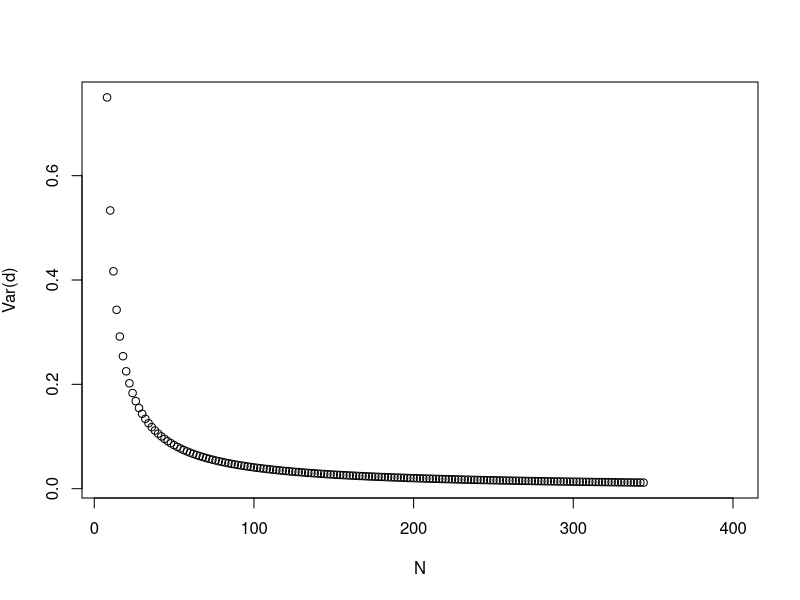
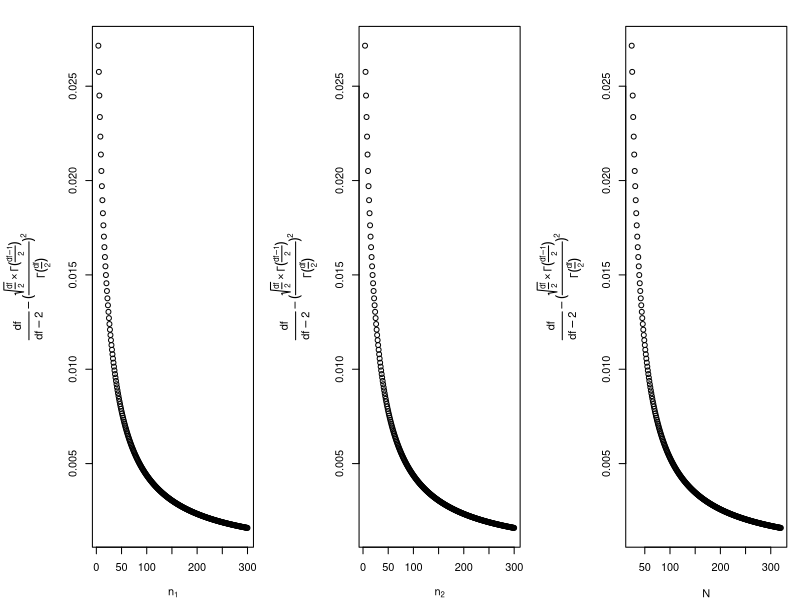
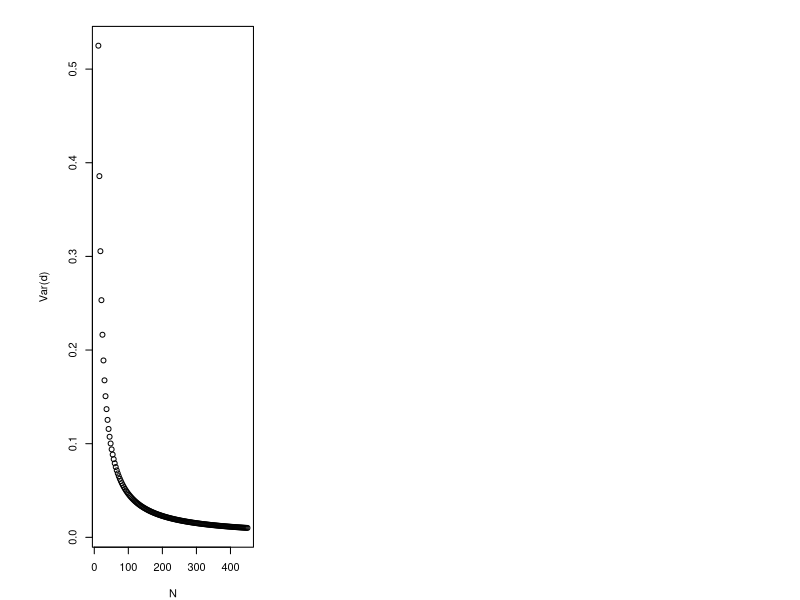
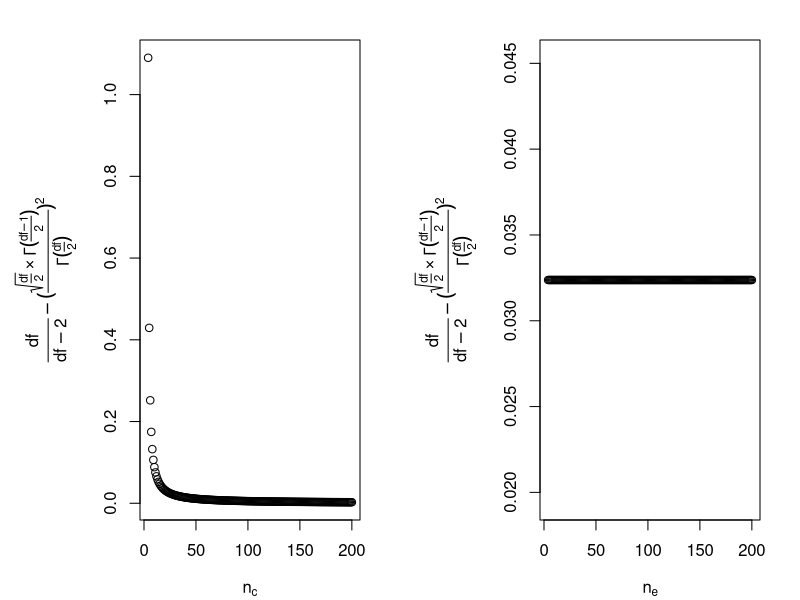
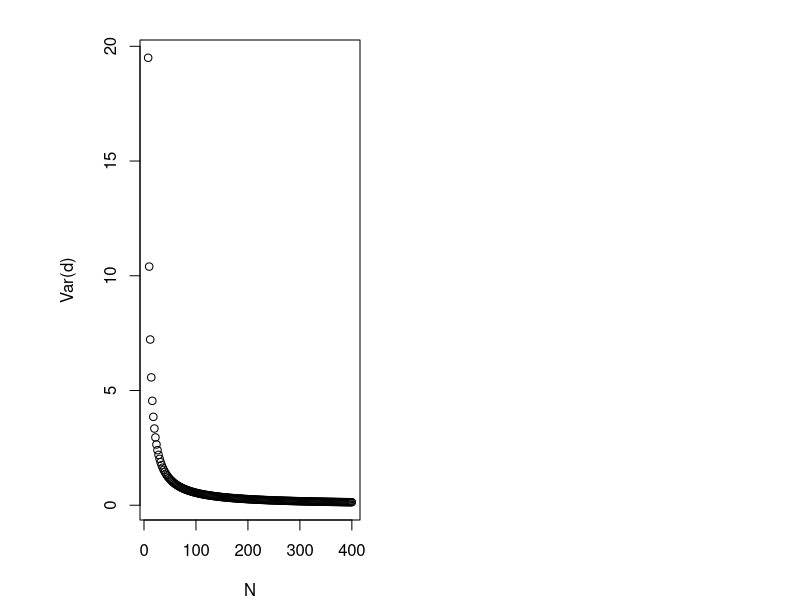
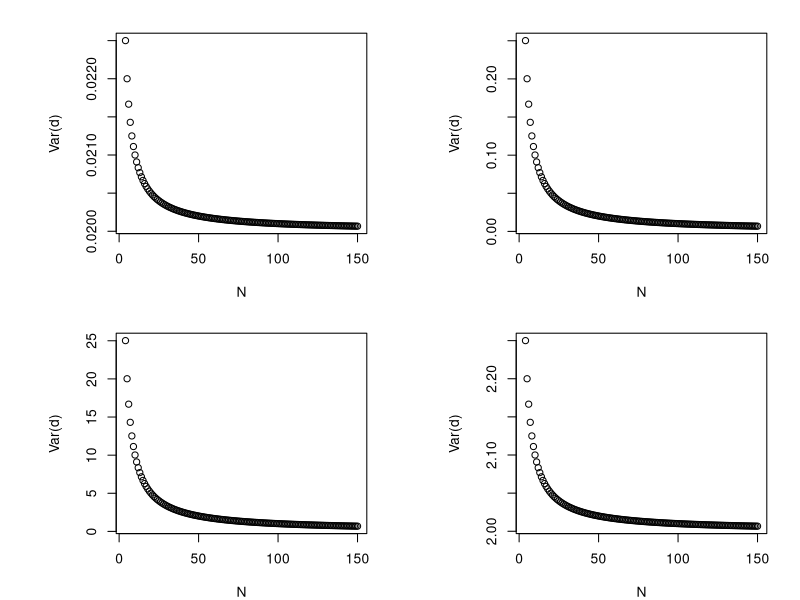
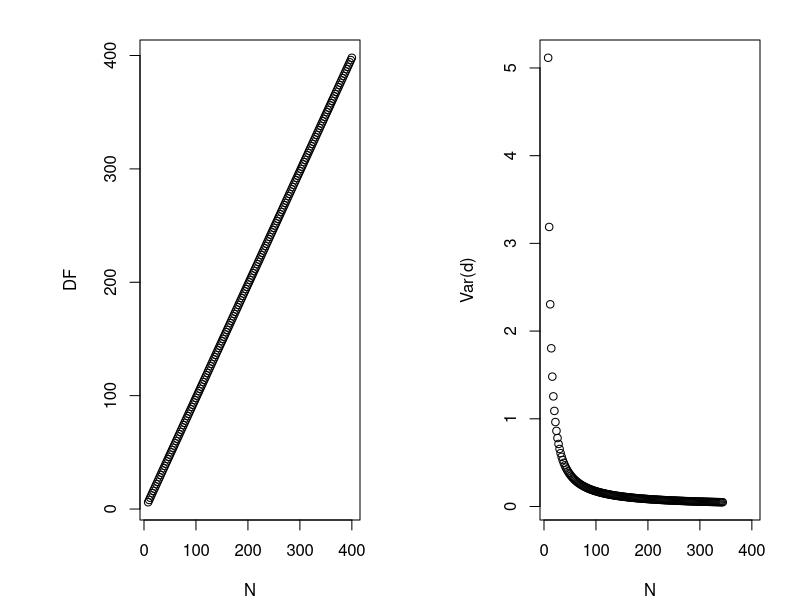
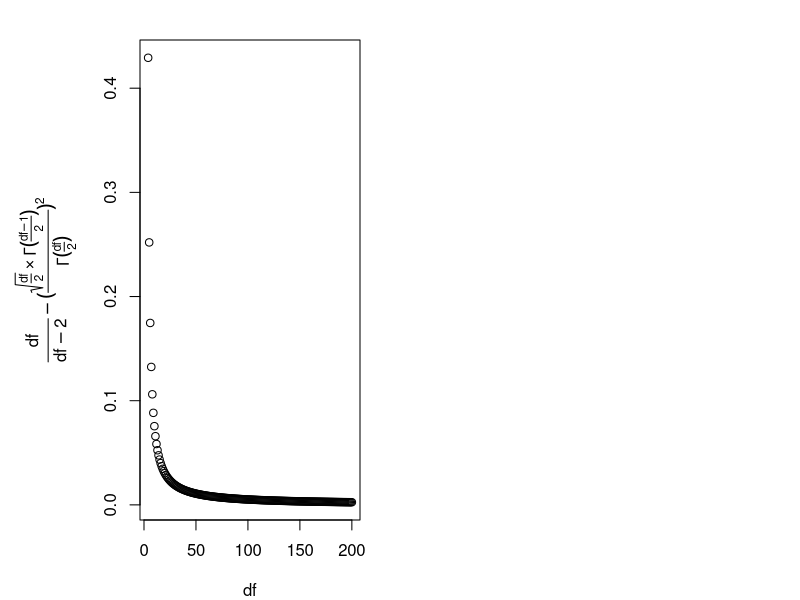

Source code (R) for these figures, in order:
## ---- chunk 1
Nsize=NULL
VAR=NULL

for (i in 4:200){
  delta_cohen = 0
  n1=i
  n2=i
  N = n1+n2
  df=N-2
  Nsize=c(Nsize,N)
  variance <-(N*df)/(n1*n2*(df-2)) + delta_cohen^2*(df/(df-2)-(sqrt(df/2)*gamma((df-1)/2)/gamma(df/2))^2)
  VAR=c(VAR,variance) 
}

## ---- chunk 2
plot(Nsize,VAR,xlab="N",ylab=expression(paste("Var(",d,")")))
## ---- chunk 3
nratio=NULL
VAR1=NULL
VAR2=NULL
VAR=NULL

for (i in 1:199){
  delta_cohen=5
  N <- 200
  n1 <- i
  n2 <- N-n1
  df <- N-2
  
  nratio <- c(nratio,n2/n1)
  variance1 <-(N*df)/(n1*n2*(df-2))
  variance2 <-delta_cohen^2*(df/(df-2)-(sqrt(df/2)*gamma((df-1)/2)/gamma(df/2))^2)
  variance <- (N*df)/(n1*n2*(df-2))+delta_cohen^2*(df/(df-2)-(sqrt(df/2)*gamma((df-1)/2)/gamma(df/2))^2)
  VAR1=c(VAR1,variance1) 
  VAR2=c(VAR2,variance2) 
  VAR = c(VAR,variance)

}

#Remarque: le deuxième terme de l'addition, dans le calcul de la variance, ne dépend pas du tout du nratio.Donc peu importe que delta_cohen = 0 ou autre chose, ça ne modifiera en rien l'impact du nratio.
## ---- chunk 4
N1=NULL
VAR1=NULL

for (i in 4:300){
  n1=i
  n2=20
  N = n1+n2
  df=N-2
  N1 <- c(N1,n1)
  variance <-(df/(df-2)-(sqrt(df/2)*gamma((df-1)/2)/gamma(df/2))^2) 
  VAR1=c(VAR1,variance) 
}

N2=NULL
VAR2=NULL

for (i in 4:300){
  n1=20
  n2=i
  N = n1+n2
  df=N-2
  N2 <- c(N2,n2)
  variance <- (df/(df-2)-(sqrt(df/2)*gamma((df-1)/2)/gamma(df/2))^2) 
  VAR2=c(VAR2,variance) 
}

Ntot=NULL
VAR=NULL

for (i in 4:300){
  n1=20
  n2=i
  N = n1+n2
  df=N-2
  Ntot <- c(Ntot,N)
  variance <- (df/(df-2)-(sqrt(df/2)*gamma((df-1)/2)/gamma(df/2))^2) 
  VAR=c(VAR,variance) 
}

## ---- chunk 5
par(mar=c(4,7,2,1),mfrow=c(1,3))
plot(N1,VAR1,xlab=expression(n[1]),ylab=expression(frac(df, df-2)- (frac(sqrt(frac(df,2)) %*% Gamma(frac(df-1,2)),Gamma(frac(df,2))))^2))
plot(N2,VAR2,xlab=expression(n[2]),ylab=expression(frac(df, df-2)- (frac(sqrt(frac(df,2)) %*% Gamma(frac(df-1,2)),Gamma(frac(df,2))))^2))
plot(Ntot,VAR,xlab="N",ylab=expression(frac(df, df-2)- (frac(sqrt(frac(df,2)) %*% Gamma(frac(df-1,2)),Gamma(frac(df,2))))^2))
## ---- chunk 6
Nsize=NULL
VAR=NULL

for (i in 4:150){
  delta_glass = 0
  sde=2
  sdc=2
  nc=2*i
  ne=i
  N = nc+ne
  df=nc-1
  Nsize <- c(Nsize,N)
  variance <-df/(df-2)*(1/nc+sde^2/(ne*sdc^2)) + delta_glass^2*(df/(df-2)-(sqrt(df/2)*gamma((df-1)/2)/gamma(df/2))^2)
  VAR=c(VAR,variance) 
}
## ---- chunk 7
plot(Nsize,VAR,xlab="N",ylab=expression(paste("Var(",d,")")))
## ---- chunk 8
nratio=NULL
VAR=NULL

for (i in 4:299){
  delta_glass=0
  sde=2
  sdc=2

  N <- 300
  nc <- i
  ne <- N-nc
  df <- nc-1

  nratio <- c(nratio,nc/ne)
  variance <-df/(df-2)*(1/nc+sde^2/(ne*sdc^2)) + delta_glass^2*(df/(df-2)-(sqrt(df/2)*gamma((df-1)/2)/gamma(df/2))^2)
  VAR=c(VAR,variance) 
}
## ---- chunk 9
Nc=NULL
VAR1=NULL

for (i in 4:200){
  delta_glass = 0
  sde=2
  sdc=2
  nc=i
  ne=20
  N = nc+ne
  df=nc-1
  Nc <- c(Nc,nc)
  variance <-(df/(df-2)-(sqrt(df/2)*gamma((df-1)/2)/gamma(df/2))^2) #df/(df-2)*(1/nc+sde^2/(ne*sdc^2)) + delta_glass^2*
  VAR1=c(VAR1,variance) 
}

Ne=NULL
VAR2=NULL

for (i in 4:200){
  delta_glass = 0
  sde=2
  sdc=2
  nc=20
  ne=i
  N = nc+ne
  df=nc-1
  Ne <- c(Ne,ne)
  variance <- (df/(df-2)-(sqrt(df/2)*gamma((df-1)/2)/gamma(df/2))^2) #df/(df-2)*(1/nc+sde^2/(ne*sdc^2)) + delta_glass^2*
  VAR2=c(VAR2,variance) 
}
## ---- chunk 10
par(mfrow=c(2,1),mar=c(4,7,2,2),mfrow=c(1,2))
plot(Nc,VAR1,xlab=expression(n[c]),ylab=expression(frac(df, df-2)- (frac(sqrt(frac(df,2)) %*% Gamma(frac(df-1,2)),Gamma(frac(df,2))))^2))
plot(Ne,VAR2,xlab=expression(n[e]),ylab=expression(frac(df, df-2)- (frac(sqrt(frac(df,2)) %*% Gamma(frac(df-1,2)),Gamma(frac(df,2))))^2))

## ---- chunk 11
nratio=NULL
VAR=NULL
delta_glass1=4

for (i in 4:99){
  
  sde=2
  sdc=2

  N <- 100
  nc <- i
  ne <- N-nc
  df <- nc-1

  nratio <- c(nratio,nc/ne)
  variance <-df/(df-2)*(1/nc+sde^2/(ne*sdc^2)) + delta_glass1^2*(df/(df-2)-(sqrt(df/2)*gamma((df-1)/2)/gamma(df/2))^2)
  VAR=c(VAR,variance) 
}

nratio2=NULL
VAR2=NULL
delta_glass2=7

for (i in 4:99){
  
  sde=2
  sdc=2

  N <- 100
  nc <- i
  ne <- N-nc
  df <- nc-1

  nratio2 <- c(nratio2,nc/ne)
  variance <-df/(df-2)*(1/nc+sde^2/(ne*sdc^2)) + delta_glass2^2*(df/(df-2)-(sqrt(df/2)*gamma((df-1)/2)/gamma(df/2))^2)
  VAR2=c(VAR2,variance) 
}

## ---- chunk 12
Nsize=NULL
VAR=NULL

for (i in 4:200){
  delta_glass = 0
  sde=10
  sdc=2
  nc=i
  ne=i
  N = nc+ne
  df=nc-1
  Nsize <- c(Nsize,N)
  variance <-df/(df-2)*(1/nc+sde^2/(ne*sdc^2)) + delta_glass^2*(df/(df-2)-(sqrt(df/2)*gamma((df-1)/2)/gamma(df/2))^2)
  VAR=c(VAR,variance) 
}
## ---- chunk 13
plot(Nsize,VAR,xlab="N",ylab=expression(paste("Var(",d,")")))
## ---- chunk 14
SDratio <- NULL
VAR <- NULL

for (i in 1:100){
  
  delta_glass <- 0
  ne=10
  nc=10
  N <- ne+nc
  sde <- 10
  sdc <- i
  df <- nc-1
  
  SDratio <- c(SDratio,sdc/sde)
  variance <-df/(df-2)*(1/nc+sde^2/(ne*sdc^2)) + delta_glass^2*(df/(df-2)-(sqrt(df/2)*gamma((df-1)/2)/gamma(df/2))^2)
  VAR=c(VAR,variance) 
}
## ---- chunk 15

VAR1=NULL
Ne1 = NULL
for (i in 4:150){
  delta_glass = 0
  sde=1
  sdc=10
  nc=50
  ne=i
  Ne1=c(Ne1,ne)
  df=nc-1
  variance <-(1/nc+sde^2/(ne*sdc^2)) + delta_glass^2*(df/(df-2)-(sqrt(df/2)*gamma((df-1)/2)/gamma(df/2))^2) #df/(df-2)
  VAR1=c(VAR1,variance) 
}

#------------------------------

VAR2=NULL
Nc2 = NULL
for (i in 4:150){
  delta_glass = 0
  sde=1
  sdc=10
  nc=i
  ne=50
  Nc2=c(Nc2,nc)
  df=nc-1
  variance <-(1/nc+sde^2/(ne*sdc^2)) + delta_glass^2*(df/(df-2)-(sqrt(df/2)*gamma((df-1)/2)/gamma(df/2))^2) #df/(df-2)
  VAR2=c(VAR2,variance) 
}

#------------------------------

VAR3=NULL
Ne3 = NULL
for (i in 4:150){
  delta_glass = 0
  sde=10
  sdc=1
  nc=50
  ne=i
  Ne3=c(Ne3,ne)
  df=nc-1
  variance <-(1/nc+sde^2/(ne*sdc^2)) + delta_glass^2*(df/(df-2)-(sqrt(df/2)*gamma((df-1)/2)/gamma(df/2))^2) #df/(df-2)
  VAR3=c(VAR3,variance) 
}

#------------------------------

VAR4=NULL
Nc4 = NULL
for (i in 4:150){
  delta_glass = 0
  sde=10
  sdc=1
  nc=i
  ne=50
  Nc4=c(Nc4,nc)
  df=nc-1
  variance <-(1/nc+sde^2/(ne*sdc^2)) + delta_glass^2*(df/(df-2)-(sqrt(df/2)*gamma((df-1)/2)/gamma(df/2))^2) #df/(df-2)
  VAR4=c(VAR4,variance) 
}

## ---- chunk 16
par(mfrow=c(2,2))

plot(Ne1,VAR1,xlab="N",ylab=expression(paste("Var(",d,")")))

plot(Nc2,VAR2,xlab="N",ylab=expression(paste("Var(",d,")")))

plot(Ne3,VAR3,xlab="N",ylab=expression(paste("Var(",d,")")))

plot(Nc4,VAR4,xlab="N",ylab=expression(paste("Var(",d,")")))
## ---- chunk 17
SDratio <- NULL
VAR <- NULL

for (i in 1:100){
  
  delta_glass <- 0
  ne=10
  nc=100
  N <- ne+nc
  sde <- 10
  sdc <- i
  df <- nc-1
  
  SDratio <- c(SDratio,sdc/sde)
  variance <-df/(df-2)*(1/nc+sde^2/(ne*sdc^2)) + delta_glass^2*(df/(df-2)-(sqrt(df/2)*gamma((df-1)/2)/gamma(df/2))^2)
  VAR=c(VAR,variance) 
}
## ---- chunk 18
var <- NULL
nratio <- NULL
DF <- NULL

for (i in 10:190){
  delta_cohendprime=0
  N <- 200
  n1 <- i
  n2 <- N-n1
  sd1 <- 3
  sd2 <- 3

  nratio <- c(nratio,n2/n1)
  df <- ((n1-1)*(n2-1)*(sd1^2+sd2^2)^2)/((n2-1)*sd1^4+(n1-1)*sd2^4)
  DF <- c(DF,df)
  variance <- df/(df-2)*((2*(sd1^2/n1+sd2^2/n2))/(sd1^2+sd2^2))+delta_cohendprime^2*(df/(df-2)-(sqrt(df/2)*gamma((df-1)/2)/gamma(df/2))^2)
  var <- c(var,variance)   
}
## ---- chunk 19
Nsize=NULL
var=NULL
DF=NULL

sd1=2
sd2=2

for (i in 4:200){
  delta_cohendprime=5
  n1=i
  n2=i
  N = n1+n2
  Nsize=c(Nsize,N)
  df <- ((n1-1)*(n2-1)*(sd1^2+sd2^2)^2)/((n2-1)*sd1^4+(n1-1)*sd2^4)
  DF <- c(DF,df)
  variance <- df/(df-2)*((2*(sd1^2/n1+sd2^2/n2))/(sd1^2+sd2^2))+delta_cohendprime^2*(df/(df-2)-(sqrt(df/2)*gamma((df-1)/2)/gamma(df/2))^2)
  var <- c(var,variance)   
}
## ---- chunk 20
par(mfrow=c(1,2))
plot(Nsize,DF,xlab="N")
plot(Nsize,var,xlab="N",ylab=expression(paste("Var(",d,")")))
## ---- chunk 21
DF=NULL
MODER=NULL

for (i in 4:200){
  df=i
  DF=c(DF,df)
  moder <-(df/(df-2)-(sqrt(df/2)*gamma((df-1)/2)/gamma(df/2))^2)
  MODER=c(MODER,moder) 
}
## ---- chunk 22
par(mar=c(4,7,2,2))
plot(DF,MODER,xlab="df",ylab=expression(frac(df, df-2)- (frac(sqrt(frac(df,2)) %*% Gamma(frac(df-1,2)),Gamma(frac(df,2))))^2))
## ---- chunk 23
var <- NULL
SDratio <- NULL
DF <- NULL

for (i in 1:100){
  
  delta_cohendprime=0
  n1=100
  n2=100
  N <- n1+n2
  sd2 <- 10
  sd1 <- i
  
  SDratio <- c(SDratio,sd2/sd1)
  df <- ((n1-1)*(n2-1)*(sd1^2+sd2^2)^2)/((n2-1)*sd1^4+(n1-1)*sd2^4)
  DF <- c(DF,df)

  variance <- df/(df-2)*((2*(sd1^2/n1+sd2^2/n2))/(sd1^2+sd2^2))+delta_cohendprime^2*(df/(df-2)-(sqrt(df/2)*gamma((df-1)/2)/gamma(df/2))^2)
  var <- c(var,variance)   

}
## ---- chunk 24
Nsize=NULL
var=NULL
DF=NULL

sd1=10
sd2=2

for (i in 4:200){
  n1=i
  n2=i
  N = n1+n2
  Nsize=c(Nsize,N)
  delta_cohendprime=0
  df <- ((n1-1)*(n2-1)*(sd1^2+sd2^2)^2)/((n2-1)*sd1^4+(n1-1)*sd2^4)
  DF <- c(DF,df)
  variance <- df/(df-2)*((2*(sd1^2/n1+sd2^2/n2))/(sd1^2+sd2^2))+delta_cohendprime^2*(df/(df-2)-(sqrt(df/2)*gamma((df-1)/2)/gamma(df/2))^2)
  var <- c(var,variance)   
}
## ---- chunk 25
par(mfrow=c(1,2))
plot(Nsize,DF,xlab="N")
plot(Nsize,var,xlab="N",ylab=expression(paste("Var(",d,")")))
## ---- chunk 26
var <- NULL
SD1 <- NULL
DF <- NULL

for (i in 1:100){
  n1=100
  n2=100
  N <- n1+n2
  sdratio = 1/2
  sd1 <- i
  sd2 <- sdratio*i
  delta_cohendprime=0
  SD1 <- c(SD1,sd1)
  df <- ((n1-1)*(n2-1)*(sd1^2+sd2^2)^2)/((n2-1)*sd1^4+(n1-1)*sd2^4)
  DF <- c(DF,df)
  variance <- df/(df-2)*((2*(sd1^2/n1+sd2^2/n2))/(sd1^2+sd2^2))+delta_cohendprime^2*(df/(df-2)-(sqrt(df/2)*gamma((df-1)/2)/gamma(df/2))^2)
  var <- c(var,variance)   
}
## ---- chunk 27
par(mfrow=c(1,2))
plot(SD1,DF,xlab=expression(sigma[1]))
#SDratio[DF==max(DF)]
plot(SD1,var,xlab=expression(sigma[1]),ylab=expression(paste("Var(",d,")")))
#SDratio[coeffmult==min(coeffmult)]
## ---- chunk 28
var <- NULL
Nsize <- NULL
DF <- NULL

for (i in 3:200){
  
  n1 <- i
  n2 <- 12*i
  N <- n1+n2
  sd1 <- 1.8
  sd2 <- 1
  Nsize <- c(Nsize,N)
  delta_cohendprime=0

  df <- ((n1-1)*(n2-1)*(sd1^2+sd2^2)^2)/((n2-1)*sd1^4+(n1-1)*sd2^4)
  DF <- c(DF,df)
  variance <- df/(df-2)*((2*(sd1^2/n1+sd2^2/n2))/(sd1^2+sd2^2))+delta_cohendprime^2*(df/(df-2)-(sqrt(df/2)*gamma((df-1)/2)/gamma(df/2))^2)
  var <- c(var,variance)   
}
## ---- chunk 29
par(mfrow=c(1,2))
plot(Nsize,DF,xlab="N")
plot(Nsize,var,xlab="N",ylab=expression(paste("Var(",d,")")))
## ---- chunk 30
var2 <- NULL
nratio2 <- NULL
DF2 <- NULL
DF_NUM2 <- NULL
DF_DENOM2 <- NULL

for (i in 10:190){
  
  delta_cohendprime <- 0
  N <- 200
  n1 <- i
  n2 <- N-n1
  sd2 <- 1
  sd1 <- sqrt(50-sd2^2) # so sqrt((sd1^2+sd2^2)/2)=5
  SDratio2=sd2/sd1
  nratio2 <- c(nratio2,n2/n1)
  df_num <- ((n1-1)*(n2-1)*(sd1^2+sd2^2)^2)
  df_denom <- ((n2-1)*sd1^4+(n1-1)*sd2^4)
  DF_NUM2 <- c(DF_NUM2, df_num)
  DF_DENOM2 <- c(DF_DENOM2, df_denom)
  df <- ((n1-1)*(n2-1)*(sd1^2+sd2^2)^2)/((n2-1)*sd1^4+(n1-1)*sd2^4)
  DF2 <- c(DF2,df)
  variance2 <- df/(df-2)*((2*(sd1^2/n1+sd2^2/n2))/(sd1^2+sd2^2))+delta_cohendprime^2*(df/(df-2)-(sqrt(df/2)*gamma((df-1)/2)/gamma(df/2))^2)
  var2 <- c(var2,variance2)   
}

var3 <- NULL
nratio3 <- NULL
DF3 <- NULL
DF_NUM3 <- NULL
DF_DENOM3 <- NULL

for (i in 10:190){

  delta_cohendprime <- 0  
  N <- 200
  n1 <- i
  n2 <- N-n1
  sd2 <- 2
  sd1 <- sqrt(50-sd2^2) # so sqrt((sd1^2+sd2^2)/2)=5
  SDratio3=sd2/sd1
  nratio3 <- c(nratio3,n2/n1)
  df_num <- ((n1-1)*(n2-1)*(sd1^2+sd2^2)^2)
  df_denom <- ((n2-1)*sd1^4+(n1-1)*sd2^4)
  DF_NUM3 <- c(DF_NUM3, df_num)
  DF_DENOM3 <- c(DF_DENOM3, df_denom)
  df <- ((n1-1)*(n2-1)*(sd1^2+sd2^2)^2)/((n2-1)*sd1^4+(n1-1)*sd2^4)
  DF3 <- c(DF3,df)
  variance3 <- df/(df-2)*((2*(sd1^2/n1+sd2^2/n2))/(sd1^2+sd2^2))+delta_cohendprime^2*(df/(df-2)-(sqrt(df/2)*gamma((df-1)/2)/gamma(df/2))^2)
  var3 <- c(var3,variance3)   
}

var4 <- NULL
nratio4 <- NULL
DF4 <- NULL
DF_NUM4 <- NULL
DF_DENOM4 <- NULL

for (i in 10:190){

  delta_cohendprime <- 0  
  N <- 200
  n1 <- i
  n2 <- N-n1
  sd2 <- 4
  sd1 <- sqrt(50-sd2^2) # so sqrt((sd1^2+sd2^2)/2)=5
  SDratio4=sd2/sd1
  nratio4 <- c(nratio4,n2/n1)
  df_num <- ((n1-1)*(n2-1)*(sd1^2+sd2^2)^2)
  df_denom <- ((n2-1)*sd1^4+(n1-1)*sd2^4)
  DF_NUM4 <- c(DF_NUM4, df_num)
  DF_DENOM4 <- c(DF_DENOM4, df_denom)
  df <- ((n1-1)*(n2-1)*(sd1^2+sd2^2)^2)/((n2-1)*sd1^4+(n1-1)*sd2^4)
  DF4 <- c(DF4,df)
  variance4 <- df/(df-2)*((2*(sd1^2/n1+sd2^2/n2))/(sd1^2+sd2^2))+delta_cohendprime^2*(df/(df-2)-(sqrt(df/2)*gamma((df-1)/2)/gamma(df/2))^2)
  var4 <- c(var4,variance4)   
}
## ---- chunk 31
var <- NULL
SD <- NULL
DF <- NULL

for (i in 2:200){
  
  n1 <- 23
  n2 <- 75
  N <- n1+n2
  sd1 <- i
  sd2 <- 8*i
  delta_cohendprime=0
    
  SD <- c(SD,sqrt((sd1^2+sd2^2)/2))
  df <- ((n1-1)*(n2-1)*(sd1^2+sd2^2)^2)/((n2-1)*sd1^4+(n1-1)*sd2^4)
  DF <- c(DF,df)
  variance <- df/(df-2)*((2*(sd1^2/n1+sd2^2/n2))/(sd1^2+sd2^2))+delta_cohendprime^2*(df/(df-2)-(sqrt(df/2)*gamma((df-1)/2)/gamma(df/2))^2)
  var <- c(var,variance)   
  }

## ---- chunk 32
par(mfrow=c(1,2))
plot(SD,DF,xlab=expression(sigma))
abline(v=0)
plot(SD,var,xlab=expression(sigma),ylab=expression(paste("Var(",d,")")))
abline(v=0)
## ---- chunk 33
var <- NULL
nratio <- NULL
DF <- NULL

for (i in 10:190){
  delta_shieh=0
  N <- 200
  n1 <- i 
  n2 <- N-n1
  sd1 <- 2
  sd2 <- 2
  nratio <- c(nratio,n2/n1)
  df <- (sd1^2/n1+sd2^2/n2)^2/((sd1^2/n1)^2/(n1-1)+(sd2^2/n2)^2/(n2-1))
  DF <- c(DF,df)
  variance <- df/((df-2)*N)+delta_shieh^2*(df/(df-2)-(sqrt(df/2)*gamma((df-1)/2)/gamma(df/2))^2)
  var <- c(var,variance)   
}
## ---- chunk 34
Nsize=NULL
var=NULL
DF=NULL

sd1=2
sd2=2

for (i in 4:200){
  delta_shieh=0
  n1=i
  n2=i
  N = n1+n2
  Nsize=c(Nsize,N)
  df <- (sd1^2/n1+sd2^2/n2)^2/((sd1^2/n1)^2/(n1-1)+(sd2^2/n2)^2/(n2-1))
  DF <- c(DF,df)
  variance <- df/((df-2)*N)+delta_shieh^2*(df/(df-2)-(sqrt(df/2)*gamma((df-1)/2)/gamma(df/2))^2)
  var <- c(var,variance)   
}
## ---- chunk 35
Nsize=NULL
var=NULL
DF=NULL

sd1=2
sd2=2

for (i in 50:100){
  delta_shieh=0
  n1=20
  n2=i
  N = n1+n2
  Nsize=c(Nsize,N)
  df <- (sd1^2/n1+sd2^2/n2)^2/((sd1^2/n1)^2/(n1-1)+(sd2^2/n2)^2/(n2-1))
  DF <- c(DF,df)
  variance <- df/((df-2)*N)+delta_shieh^2*(df/(df-2)-(sqrt(df/2)*gamma((df-1)/2)/gamma(df/2))^2)
  var <- c(var,variance)   
}

Nsize2=NULL
var2=NULL
DF2=NULL

sd1=2
sd2=2

for (i in 50:100){
  delta_shieh=12
  n1=i
  n2=20
  N = n1+n2
  Nsize2=c(Nsize2,N)
  df <- (sd1^2/n1+sd2^2/n2)^2/((sd1^2/n1)^2/(n1-1)+(sd2^2/n2)^2/(n2-1))
  DF2 <- c(DF2,df)
  variance <- df/((df-2)*N)+delta_shieh^2*(df/(df-2)-(sqrt(df/2)*gamma((df-1)/2)/gamma(df/2))^2)
  var2 <- c(var2,variance)   
}

## ---- chunk 36
par(mfrow=c(2,2))
plot(Nsize,DF,xlab="N")
plot(Nsize,var,ylab=expression(paste("Var(",d,")")),xlab="N")

plot(Nsize2,DF2,xlab="N",ylab="DF")
plot(Nsize2,var2,ylab=expression(paste("Var(",d,")")),xlab="N")

## ---- chunk 37
var <- NULL
SDratio <- NULL
DF <- NULL

for (i in 1:100){
  
  n1=100
  n2=100
  N <- n1+n2
  sd2 <- 10
  delta_shieh=0
  sd1 <- i
  
  SDratio <- c(SDratio,sd2/sd1)
  df <- (sd1^2/n1+sd2^2/n2)^2/((sd1^2/n1)^2/(n1-1)+(sd2^2/n2)^2/(n2-1))
  DF <- c(DF,df)
  variance <- df/((df-2)*N)+delta_shieh^2*(df/(df-2)-(sqrt(df/2)*gamma((df-1)/2)/gamma(df/2))^2)
  var <- c(var,variance)   
}
## ---- chunk 38
Nsize=NULL
var=NULL
DF=NULL

sd1=12
sd2=1.4786

for (i in 4:200){
  n1=i
  n2=i
  delta_shieh=0
  N = n1+n2
  Nsize=c(Nsize,N)
  df = (sd1^2/n1+sd2^2/n2)^2/((sd1^2/n1)^2/(n1-1)+(sd2^2/n2)^2/(n2-1)) 
  DF = c(DF,df)
  variance <- df/((df-2)*N)+delta_shieh^2*(df/(df-2)-(sqrt(df/2)*gamma((df-1)/2)/gamma(df/2))^2)
  var <- c(var,variance)   
}
## ---- chunk 39
par(mfrow=c(1,2))
plot(Nsize,DF,xlab="N")
plot(Nsize,var,ylab=expression(paste("Var(",d,")")),xlab="N")
## ---- chunk 40
var <- NULL
SD1 <- NULL
DF <- NULL

for (i in 1:200){
  n1=100
  n2=100
  delta_shieh=0
  N <- n1+n2
  sdratio = 3
  sd1 <- i
  sd2 <- sdratio*i

  SD1 <- c(SD1,sd1)
  df <- (sd1^2/n1+sd2^2/n2)^2/((sd1^2/n1)^2/(n1-1)+(sd2^2/n2)^2/(n2-1))
  DF <- c(DF,df)
  variance <- df/((df-2)*N)+delta_shieh^2*(df/(df-2)-(sqrt(df/2)*gamma((df-1)/2)/gamma(df/2))^2)
  var <- c(var,variance)   
}
## ---- chunk 41
par(mfrow=c(1,2))
plot(SD1,DF,xlab=expression(sigma[1]))
#SDratio[DF==max(DF)]
plot(SD1,var,ylab=expression(paste("Var(",d,")")),xlab=expression(sigma[1]))
#SDratio[coeffmult==min(coeffmult)]
## ---- chunk 42
var <- NULL
Nsize <- NULL
DF <- NULL

for (i in 4:200){
  
  delta_shieh=5
  n1 <- 12*i
  n2 <- i
  N <- n1+n2
  sd1 <- 1.8
  sd2 <- 1
  
  df <- (sd1^2/n1+sd2^2/n2)^2/((sd1^2/n1)^2/(n1-1)+(sd2^2/n2)^2/(n2-1))
  DF <- c(DF,df)
  Nsize <- c(Nsize,N)
  variance <- df/((df-2)*N)+delta_shieh^2*(df/(df-2)-(sqrt(df/2)*gamma((df-1)/2)/gamma(df/2))^2)
  var <- c(var,variance)   
}

## ---- chunk 43
Nsize=NULL
var=NULL
DF=NULL

  sd1 <- 1.8
  sd2 <- 1

for (i in 4:200){
  n1=i
  n2=20
  delta_shieh=5
  N = n1+n2
  Nsize=c(Nsize,N)
  df = (sd1^2/n1+sd2^2/n2)^2/((sd1^2/n1)^2/(n1-1)+(sd2^2/n2)^2/(n2-1))
  DF = c(DF,df)
  variance <- df/((df-2)*N)+delta_shieh^2*(df/(df-2)-(sqrt(df/2)*gamma((df-1)/2)/gamma(df/2))^2)
  var <- c(var,variance)   
}

Nsize2=NULL
var2=NULL
DF2=NULL

  sd1 <- 1.8
  sd2 <- 1

for (i in 4:200){
  n1=20
  n2=i
  delta_shieh=5
  N = n1+n2
  Nsize2=c(Nsize2,N)
  df = (sd1^2/n1+sd2^2/n2)^2/((sd1^2/n1)^2/(n1-1)+(sd2^2/n2)^2/(n2-1))
  DF2 = c(DF2,df)
  variance <- df/((df-2)*N)+delta_shieh^2*(df/(df-2)-(sqrt(df/2)*gamma((df-1)/2)/gamma(df/2))^2)
  var2 <- c(var2,variance)   
}

Nsize3=NULL
var3=NULL
DF3=NULL

  sd1 <- 1
  sd2 <- 1.8

for (i in 4:200){
  n1=i
  n2=20
  N = n1+n2
  delta_shieh=5
  Nsize3=c(Nsize3,N)
  df = (sd1^2/n1+sd2^2/n2)^2/((sd1^2/n1)^2/(n1-1)+(sd2^2/n2)^2/(n2-1))
  DF3 = c(DF3,df)
  variance <- df/((df-2)*N)+delta_shieh^2*(df/(df-2)-(sqrt(df/2)*gamma((df-1)/2)/gamma(df/2))^2)
  var3 <- c(var3,variance)   
}

Nsize4=NULL
var4=NULL
DF4=NULL

  sd1 <- 1
  sd2 <- 1.8

for (i in 4:200){
  n1=20
  n2=i
  delta_shieh=5
  N = n1+n2
  Nsize4=c(Nsize4,N)
  df = (sd1^2/n1+sd2^2/n2)^2/((sd1^2/n1)^2/(n1-1)+(sd2^2/n2)^2/(n2-1))
  DF4 = c(DF4,df)
  variance <- df/((df-2)*N)+delta_shieh^2*(df/(df-2)-(sqrt(df/2)*gamma((df-1)/2)/gamma(df/2))^2)
  var4 <- c(var4,variance)   
}
  
## ---- chunk 44
par(mfrow=c(2,2))
#plot(Nsize,DF,xlab="N")
plot(Nsize,var,ylab=expression(paste("Var(",d,")")),xlab="N")

#plot(Nsize2,DF2,xlab="N")
plot(Nsize2,var2,ylab=expression(paste("Var(",d,")")),xlab="N")

#plot(Nsize3,DF3,xlab="N")
plot(Nsize3,var3,ylab=expression(paste("Var(",d,")")),xlab="N")

#plot(Nsize4,DF4,xlab="N")
plot(Nsize4,var4,ylab=expression(paste("Var(",d,")")),xlab="N")

## ---- chunk 45
var2 <- NULL
nratio2 <- NULL
DF2 <- NULL
DF_NUM2 <- NULL
DF_DENOM2 <- NULL

for (i in 10:190){
  
  N <- 200
  delta_shieh=5
  n1 <- i
  n2 <- N-n1
  sd2 <- 1
  sd1 <- sqrt(50-sd2^2) # so sqrt((sd1^2+sd2^2)/2)=5
  SDratio2=sd2/sd1
  nratio2 <- c(nratio2,n2/n1)
  df_num <- (sd1^2/n1+sd2^2/n2)^2
  df_denom <- ((sd1^2/n1)^2/(n1-1)+(sd2^2/n2)^2/(n2-1))
  df <- (sd1^2/n1+sd2^2/n2)^2/((sd1^2/n1)^2/(n1-1)+(sd2^2/n2)^2/(n2-1))
  DF2 <- c(DF2,df)
  DF_NUM2 <- c(DF_NUM2, df_num)
  DF_DENOM2 <- c(DF_DENOM2, df_denom)

  variance <- df/((df-2)*N)+delta_shieh^2*(df/(df-2)-(sqrt(df/2)*gamma((df-1)/2)/gamma(df/2))^2)
  var2 <- c(var2,variance)   
}

var3 <- NULL
nratio3 <- NULL
DF3 <- NULL
DF_NUM3 <- NULL
DF_DENOM3 <- NULL

for (i in 10:190){
  
  N <- 200
  delta_shieh=5
  n1 <- i
  n2 <- N-n1
  sd2 <- 2
  sd1 <- sqrt(50-sd2^2) # so sqrt((sd1^2+sd2^2)/2)=5
  SDratio3=sd2/sd1
  nratio3 <- c(nratio3,n2/n1)
  df_num <- (sd1^2/n1+sd2^2/n2)^2
  df_denom <- ((sd1^2/n1)^2/(n1-1)+(sd2^2/n2)^2/(n2-1))
  df <- (sd1^2/n1+sd2^2/n2)^2/((sd1^2/n1)^2/(n1-1)+(sd2^2/n2)^2/(n2-1))
  DF_NUM3 <- c(DF_NUM3, df_num)
  DF_DENOM3 <- c(DF_DENOM3, df_denom)
  DF3 <- c(DF3,df)
  variance <- df/((df-2)*N)+delta_shieh^2*(df/(df-2)-(sqrt(df/2)*gamma((df-1)/2)/gamma(df/2))^2)
  var3 <- c(var3,variance)   
}

var4 <- NULL
nratio4 <- NULL
DF4 <- NULL
DF_NUM4 <- NULL
DF_DENOM4 <- NULL

for (i in 10:190){
  
  N <- 200
  delta_shieh=5
  n1 <- i
  n2 <- N-n1
  sd2 <- 4
  sd1 <- sqrt(50-sd2^2) # so sqrt((sd1^2+sd2^2)/2)=5
  SDratio4=sd2/sd1
  nratio4 <- c(nratio4,n2/n1)
  df_num <- (sd1^2/n1+sd2^2/n2)^2
  df_denom <- ((sd1^2/n1)^2/(n1-1)+(sd2^2/n2)^2/(n2-1))
  df <- (sd1^2/n1+sd2^2/n2)^2/((sd1^2/n1)^2/(n1-1)+(sd2^2/n2)^2/(n2-1))
  DF_NUM4 <- c(DF_NUM4, df_num)
  DF_DENOM4 <- c(DF_DENOM4, df_denom)
  df <- ((n1-1)*(n2-1)*(sd1^2+sd2^2)^2)/((n2-1)*sd1^4+(n1-1)*sd2^4)
  DF4 <- c(DF4,df)
  variance <- df/((df-2)*N)+delta_shieh^2*(df/(df-2)-(sqrt(df/2)*gamma((df-1)/2)/gamma(df/2))^2)
  var4 <- c(var4,variance)   
}
## ---- chunk 46
var <- NULL
SD1 <- NULL
SD2 <- NULL
DF <- NULL

for (i in 2:200){
  
  n1 <- 60
  n2 <- 12
  delta_shieh=5
  N <- n1+n2
  sd1 <- i
  sd2 <- 8*i
  
  SD1 <- c(SD1,sd1)
  SD2 <- c(SD2,sd2)
  variance <- df/((df-2)*N)+delta_shieh^2*(df/(df-2)-(sqrt(df/2)*gamma((df-1)/2)/gamma(df/2))^2)
  var <- c(var,variance)   
}

## ---- chunk 47
par(mfrow=c(1,2))
plot(SD1,round(var,6),ylab=expression(paste("Var(",d,")")),xlab=expression(sigma[1]))
plot(SD2,round(var,6),ylab=expression(paste("Var(",d,")")),xlab=expression(sigma[2]))

